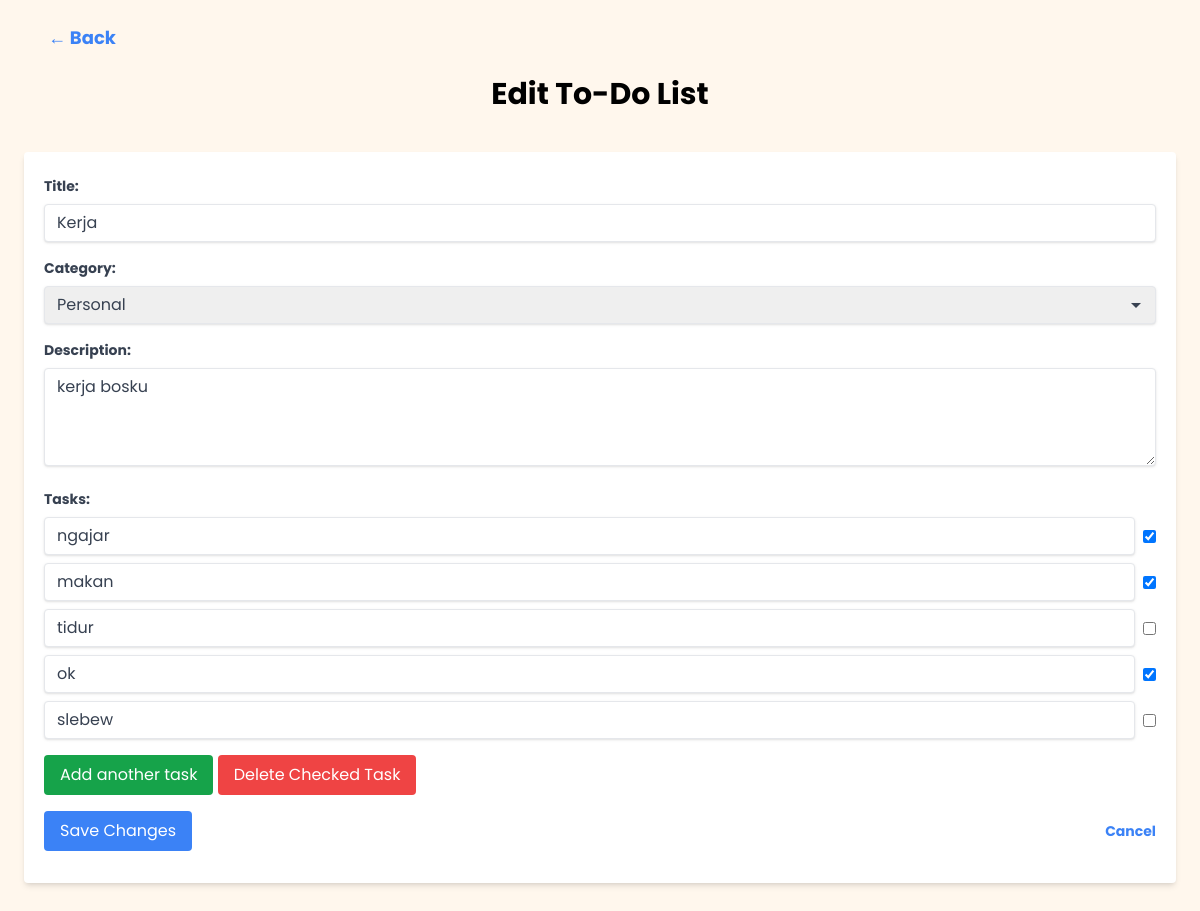
The page /php/edit_todo.php?id=28 (signed in) on the database its author committed.
### tables this page shows
CREATE TABLE `todo_lists` (
  `id` int(11) NOT NULL,
  `user_id` int(11) NOT NULL,
  `title` varchar(255) NOT NULL,
  `created_at` timestamp NOT NULL DEFAULT current_timestamp(),
  `category` varchar(255) DEFAULT NULL
);

CREATE TABLE `tasks` (
  `id` int(11) NOT NULL,
  `todo_id` int(11) DEFAULT NULL,
  `task` varchar(255) DEFAULT NULL,
  `description` varchar(350) NOT NULL,
  `is_checked` tinyint(1) NOT NULL
);

### php/edit_todo.php (the view, shortened to what this page needs)
<?php
require_once('db.php');
$user_id = $_SESSION['user_id'];
$todo_id = isset($_GET['id']) ? intval($_GET['id']) : 0;
$sql = "SELECT * FROM todo_lists WHERE id = ? AND user_id = ?";
$stmt = $db->prepare($sql);
$stmt->execute([$todo_id, $user_id]);
$todo = $stmt->fetch(PDO::FETCH_ASSOC);
$sql_tasks = "SELECT * FROM tasks WHERE todo_id = ?";
$stmt_tasks = $db->prepare($sql_tasks);
$stmt_tasks->execute([$todo_id]);
$tasks = $stmt_tasks->fetchAll(PDO::FETCH_ASSOC);
?>
<!DOCTYPE html>
<html lang="en">
<head>
    <script src="https://cdn.tailwindcss.com"></script>
</head>
<body class="p-6 bg-orange-50 poppins-regular">
    <a href="dashboard.php" class="text-blue-500 hover:text-blue-700 ml-6 font-bold text-lg hover:underline">&larr;
        Back</a>
    <div class="mb-5">
        <div class="mb-5">
            <h1 class="text-3xl font-bold mb-10 text-center mt-6">Edit To-Do List</h1>
            <form action="edit_todo.php?id=<?= $todo_id ?>" method="POST"
                class="bg-white shadow-md rounded px-5 pt-6 pb-8 mb-4">
                <div class="mb-4">
                    <label class="block text-gray-700 text-sm font-bold mb-2" for="title">Title:</label>
                    <input type="text" name="title" id="title" value="<?= htmlspecialchars($todo['title']) ?>" required
                        class="shadow appearance-none border rounded w-full py-2 px-3 text-gray-700 leading-tight focus:outline-none focus:shadow-outline" />
                </div>
                <div class="mb-4 relative">
                    <label class="block text-gray-700 text-sm font-bold mb-2" for="category">Category:</label>
                    <div class="relative">
                        <select name="category" id="category" required
                            class="shadow appearance-none border rounded w-full py-2 px-3 text-gray-700 leading-tight focus:outline-none focus:shadow-outline">
                            <option value="Personal" <?= $todo['category'] == 'Personal' ? 'selected' : '' ?>>Personal</option>
                        </select>
                        <div class="absolute inset-y-0 right-0 flex items-center pr-2 pointer-events-none">
                        </div>
                    </div>
                </div>
                <div class="mb-4">
                    <label class="block text-gray-700 text-sm font-bold mb-2" for="description">Description:</label>
                    <textarea id="description" name="description" maxlength="300" oninput="checkDescription()"
                        placeholder="Enter your description (max 300 characters)" rows="4" required
                        class="shadow appearance-none border rounded w-full py-2 px-3 text-gray-700 leading-tight focus:outline-none focus:shadow-outline"><?= htmlspecialchars($tasks[0]['description']) ?></textarea>
                </div>
                <label class="block text-gray-700 text-sm font-bold mb-2">Tasks:</label>
                <div id="tasks-container" class="mb-4">
                    <?php foreach ($tasks as $index => $task): ?>
                        <div class="mb-2 flex items-center">
                            <input type="text" name="tasks[]" value="<?= htmlspecialchars($task['task']) ?>" required
                                class="shadow appearance-none border rounded w-full py-2 px-3 text-gray-700 leading-tight focus:outline-none focus:shadow-outline mr-2">
                            <label class="inline-flex items-center">
                                <input type="checkbox" name="tasks_checked[<?= $index ?>]" <?= $task['is_checked'] ? 'checked' : '' ?> class="form-checkbox">
                            </label>
                        </div>
                    <?php endforeach; ?>
                </div>
                <button type="button" onclick="addTask()"
                    class="bg-green-600 hover:bg-blue-800 text-white py-2 px-4 rounded focus:outline-none focus:shadow-outline mb-4">Add
                    another task</button>
                <button type="button" onclick="deleteCheckedTasks()"
                    class="bg-red-500 hover:bg-red-700 text-white py-2 px-4 rounded focus:outline-none focus:shadow-outline mb-4">Delete
                    Checked Task</button>
                <div class="flex items-center justify-between">
                    <a href="dashboard.php">
                        <button type="submit" class="bg-blue-500 hover:bg-blue-700 text-white py-2 px-4 rounded focus:outline-none focus:shadow-outline">Save Changes</button>
                    </a>
                    <a href="dashboard.php"
                        class="inline-block align-baseline font-bold text-sm text-blue-500 hover:text-blue-800">Cancel</a>
                </div>
            </form>
        </div>
    </div>
</body>
</html>

### php/edit_todo.php (style rules this page uses)
.poppins-regular { font-family: "Poppins", sans-serif; font-weight: 400; font-style: normal; }

### rows shown on the page
todo_lists: title "Kerja", category "Personal"
tasks: description "kerja bosku", task "ngajar", is_checked "☑"
tasks: task "makan", is_checked "☑"
tasks: task "tidur"
tasks: task "ok", is_checked "☑"
tasks: task "slebew"
